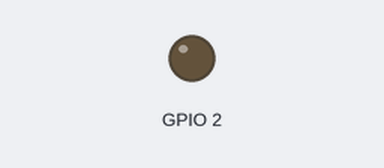
Recording of a program running on a simulated ESP8266 (NodeMCU). Parts: output pins drawn as LEDs (lit = HIGH). WiFi joins after 1.5 s; servers stay silent unless stated; random numbers use the default seed unless the program sets one; no MQTT or app messages arrive unless stated.

Above: at 0.1 s.
At 1.6 s:
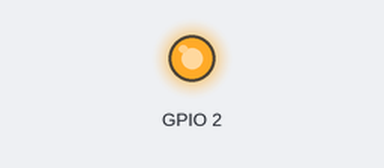
Timing chart, 0 to 3.1 s (numbered marks = the images above):
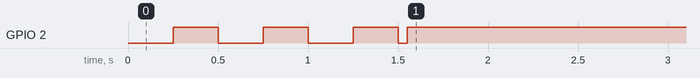

The program:

main.cpp
```cpp
#include <Arduino.h>
#include <ESP8266WiFi.h>
#include <PubSubClient.h>
#include <SoftwareSerial.h>
#include <string.h>
#include <ArduinoJson.h>

const char* ssid = "P501 2.2G";
const char* password = "123456789";

const char* mqtt_server = "broker.mqttdashboard.com";
const int mqtt_port = 1883;

WiFiClient espClient;
PubSubClient client(espClient);


#define topic_sendData "mqtt/ipac/gateway/1"
#define topic_receiveData "mqtt/ipac/gateway/2"
SoftwareSerial UART2(13, 15);

void setup_wifi()
{
  /*
     Initializing Wifi connections
     When wifi is connected, turn 2 off.
  */
  WiFi.mode(WIFI_STA);
  WiFi.begin(ssid, password);

  while (WiFi.status() != WL_CONNECTED)
  {
    digitalWrite(2, LOW);
    delay(250);
    digitalWrite(2, HIGH);
    delay(250);
  }
}

void reconnect() {
  /* Connecting to MQTT server*/
  // Loop until we're reconnected
  while (!client.connected())
  {
    // Signalizing a MQTT connection
    digitalWrite(2, LOW);
    delay(50);
    digitalWrite(2, HIGH);
    delay(50);

    // Create a random client ID
    String clientId = "ESP8266Client-";
    clientId += String(random(0xffff), HEX);

    // Attempt to connect
    if (client.connect(clientId.c_str()))
    {
      /* If connection to MQTT server is successful, turn 2 on */
      digitalWrite(2, LOW);
      // Resubscribe to topic
      client.subscribe(topic_receiveData);
    }
    else
    {
      /* If connection to MQTT server is failed, turn 2 off */
      digitalWrite(2, HIGH);
      // Wait 5 seconds before retrying
      delay(5000);
    }
  }
}

void callback(char* topic, byte* payload, unsigned int length) {
   for (unsigned int i = 0; i < length; i++) {
      UART2.print((char)payload[i]);
   }
}

void setup()
{
  // Connecting to Wifi
  pinMode(2, OUTPUT);
  setup_wifi();

  // Connecting to MQTT server
  client.setServer(mqtt_server, mqtt_port);
  UART2.begin(9600);
  Serial.begin(9600);
  client.setCallback(callback);
}

void loop()
{
  // Reconnecting to MQTT server
  if (!client.connected()) {
    reconnect();
  }
  client.loop();

  /* Publishing a message to MQTT server */
  digitalWrite(2, HIGH);

  /* nhan du lieu tu uart */
  /* Finishing publish */
  if (UART2.available())
  {
    //  Allocate the JSON document
    //  This one must be bigger than for the sender because it must store the strings
    // size is suggested by https://arduinojson.org/v6/assistant/#/step1
    StaticJsonDocument<512> doc;
    // Read the JSON document from the "link" serial port
    DeserializationError err = deserializeJson(doc, UART2.readString());

    if (err == DeserializationError::Ok)
    {
      // Print the values
      // (we must use as<T>() to resolve the ambiguity)
      char msg[400];
      serializeJson(doc, msg);
      client.publish(topic_sendData, msg);
    }
    else
    {
      // Print error to the "debug" serial port
      Serial.print("deserializeJson() returned ");
      Serial.println(err.c_str());
      // Flush all bytes in the "link" serial port buffer
      while (UART2.available() > 0)
        UART2.read();
    }
  }
}
```

Measured:
- by itself, GPIO 2: goes LOW 0.25 s, HIGH 0.25 s, LOW 0.25 s, HIGH 0.25 s, LOW 0.05 s, then HIGH
